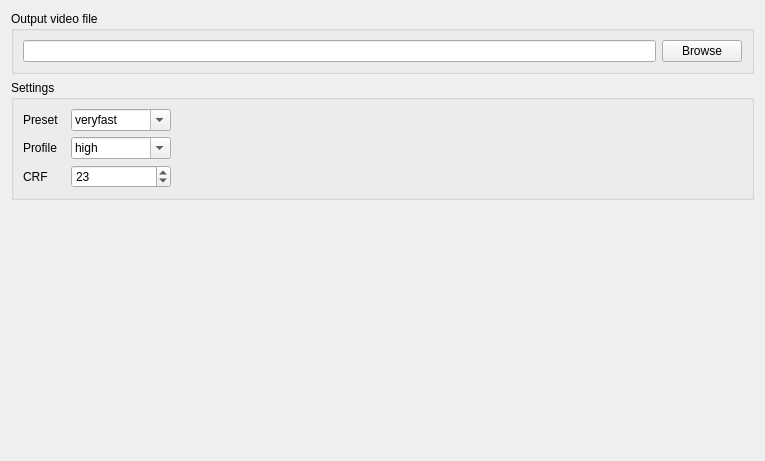
      <widget class="QWidget" name="toolBoxMainPage7">
       <property name="geometry">
        <rect>
         <x>0</x>
         <y>0</y>
         <width>765</width>
         <height>461</height>
        </rect>
       </property>
       <attribute name="label">
        <string>Output Video</string>
       </attribute>
       <layout class="QVBoxLayout" name="verticalLayout_7">
        <item>
         <widget class="QGroupBox" name="groupBox_12">
          <property name="sizePolicy">
           <sizepolicy hsizetype="Preferred" vsizetype="Maximum">
            <horstretch>0</horstretch>
            <verstretch>0</verstretch>
           </sizepolicy>
          </property>
          <property name="title">
           <string>Output video file</string>
          </property>
          <layout class="QHBoxLayout" name="horizontalLayout_4">
           <item>
            <widget class="QLineEdit" name="lineEditOutputVideoFile">
             <property name="sizePolicy">
              <sizepolicy hsizetype="Expanding" vsizetype="Fixed">
               <horstretch>0</horstretch>
               <verstretch>0</verstretch>
              </sizepolicy>
             </property>
             <property name="toolTip">
              <string>Target output file for the video encoder</string>
             </property>
            </widget>
           </item>
           <item alignment="Qt::AlignRight">
            <widget class="QPushButton" name="pushButtonBrowseOutputVideoFile">
             <property name="sizePolicy">
              <sizepolicy hsizetype="Preferred" vsizetype="Fixed">
               <horstretch>0</horstretch>
               <verstretch>0</verstretch>
              </sizepolicy>
             </property>
             <property name="text">
              <string>Browse</string>
             </property>
            </widget>
           </item>
          </layout>
         </widget>
        </item>
        <item>
         <widget class="QGroupBox" name="groupBox_13">
          <property name="sizePolicy">
           <sizepolicy hsizetype="Preferred" vsizetype="Maximum">
            <horstretch>0</horstretch>
            <verstretch>0</verstretch>
           </sizepolicy>
          </property>
          <property name="title">
           <string>Settings</string>
          </property>
          <layout class="QFormLayout" name="formLayout_12">
           <property name="fieldGrowthPolicy">
            <enum>QFormLayout::AllNonFixedFieldsGrow</enum>
           </property>
           <property name="labelAlignment">
            <set>Qt::AlignLeading|Qt::AlignLeft|Qt::AlignVCenter</set>
           </property>
           <property name="formAlignment">
            <set>Qt::AlignLeading|Qt::AlignLeft|Qt::AlignTop</set>
           </property>
           <property name="horizontalSpacing">
            <number>12</number>
           </property>
           <item row="0" column="0">
            <widget class="QLabel" name="label_21">
             <property name="sizePolicy">
              <sizepolicy hsizetype="Preferred" vsizetype="Preferred">
               <horstretch>0</horstretch>
               <verstretch>0</verstretch>
              </sizepolicy>
             </property>
             <property name="minimumSize">
              <size>
               <width>0</width>
               <height>0</height>
              </size>
             </property>
             <property name="maximumSize">
              <size>
               <width>16777215</width>
               <height>16777215</height>
              </size>
             </property>
             <property name="text">
              <string>Preset</string>
             </property>
            </widget>
           </item>
           <item row="0" column="1">
            <widget class="QComboBox" name="comboBoxVideoEncoderPreset">
             <property name="sizePolicy">
              <sizepolicy hsizetype="Preferred" vsizetype="Fixed">
               <horstretch>0</horstretch>
               <verstretch>0</verstretch>
              </sizepolicy>
             </property>
             <property name="minimumSize">
              <size>
               <width>100</width>
               <height>0</height>
              </size>
             </property>
             <property name="maximumSize">
              <size>
               <width>100</width>
               <height>16777215</height>
              </size>
             </property>
             <property name="toolTip">
              <string>Select which x264 encoding preset will be applied</string>
             </property>
             <property name="editable">
              <bool>true</bool>
             </property>
             <property name="currentText">
              <string>veryfast</string>
             </property>
             <property name="currentIndex">
              <number>2</number>
             </property>
             <item>
              <property name="text">
               <string>ultrafast</string>
              </property>
             </item>
             <item>
              <property name="text">
               <string>superfast</string>
              </property>
             </item>
             <item>
              <property name="text">
               <string>veryfast</string>
              </property>
             </item>
             <item>
              <property name="text">
               <string>faster</string>
              </property>
             </item>
             <item>
              <property name="text">
               <string>fast</string>
              </property>
             </item>
             <item>
              <property name="text">
               <string>medium</string>
              </property>
             </item>
             <item>
              <property name="text">
               <string>slow</string>
              </property>
             </item>
             <item>
              <property name="text">
               <string>slower</string>
              </property>
             </item>
             <item>
              <property name="text">
               <string>veryslow</string>
              </property>
             </item>
            </widget>
           </item>
           <item row="1" column="0">
            <widget class="QLabel" name="label_20">
             <property name="sizePolicy">
              <sizepolicy hsizetype="Preferred" vsizetype="Preferred">
               <horstretch>0</horstretch>
               <verstretch>0</verstretch>
              </sizepolicy>
             </property>
             <property name="minimumSize">
              <size>
               <width>0</width>
               <height>0</height>
              </size>
             </property>
             <property name="maximumSize">
              <size>
               <width>16777215</width>
               <height>16777215</height>
              </size>
             </property>
             <property name="text">
              <string>Profile</string>
             </property>
            </widget>
           </item>
           <item row="1" column="1">
            <widget class="QComboBox" name="comboBoxVideoEncoderProfile">
             <property name="sizePolicy">
              <sizepolicy hsizetype="Preferred" vsizetype="Fixed">
               <horstretch>0</horstretch>
               <verstretch>0</verstretch>
              </sizepolicy>
             </property>
             <property name="minimumSize">
              <size>
               <width>100</width>
               <height>0</height>
              </size>
             </property>
             <property name="maximumSize">
              <size>
               <width>100</width>
               <height>16777215</height>
              </size>
             </property>
             <property name="toolTip">
              <string>Select which H.264 profile will be applied</string>
             </property>
             <property name="editable">
              <bool>true</bool>
             </property>
             <property name="currentText">
              <string>high</string>
             </property>
             <property name="currentIndex">
              <number>2</number>
             </property>
             <item>
              <property name="text">
               <string>baseline</string>
              </property>
             </item>
             <item>
              <property name="text">
               <string>main</string>
              </property>
             </item>
             <item>
              <property name="text">
               <string>high</string>
              </property>
             </item>
            </widget>
           </item>
           <item row="2" column="0">
            <widget class="QLabel" name="label_22">
             <property name="sizePolicy">
              <sizepolicy hsizetype="Preferred" vsizetype="Preferred">
               <horstretch>0</horstretch>
               <verstretch>0</verstretch>
              </sizepolicy>
             </property>
             <property name="minimumSize">
              <size>
               <width>0</width>
               <height>0</height>
              </size>
             </property>
             <property name="maximumSize">
              <size>
               <width>16777215</width>
               <height>16777215</height>
              </size>
             </property>
             <property name="text">
              <string>CRF</string>
             </property>
            </widget>
           </item>
           <item row="2" column="1">
            <widget class="QSpinBox" name="spinBoxVideoEncoderCrf">
             <property name="sizePolicy">
              <sizepolicy hsizetype="Preferred" vsizetype="Fixed">
               <horstretch>0</horstretch>
               <verstretch>0</verstretch>
              </sizepolicy>
             </property>
             <property name="minimumSize">
              <size>
               <width>100</width>
               <height>0</height>
              </size>
             </property>
             <property name="maximumSize">
              <size>
               <width>100</width>
               <height>16777215</height>
              </size>
             </property>
             <property name="toolTip">
              <string>Constant Rate Factor -- select the quality of the encoded video (lower is better)</string>
             </property>
             <property name="minimum">
              <number>1</number>
             </property>
             <property name="maximum">
              <number>51</number>
             </property>
             <property name="value">
              <number>23</number>
             </property>
            </widget>
           </item>
          </layout>
         </widget>
        </item>
        <item>
         <spacer name="verticalSpacer_7">
          <property name="orientation">
           <enum>Qt::Vertical</enum>
          </property>
          <property name="sizeHint" stdset="0">
           <size>
            <width>20</width>
            <height>40</height>
           </size>
          </property>
         </spacer>
        </item>
       </layout>
      </widget>
